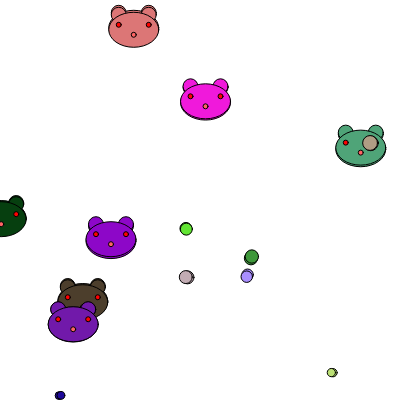
Frame 1 (no input)
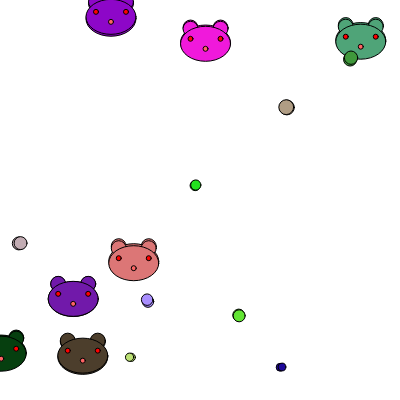
Frame 60 (no input)
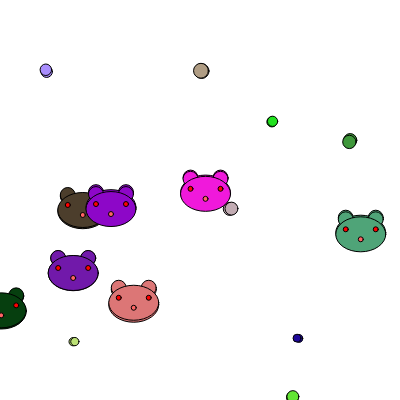
Frame 120 (the mouse pressed at the canvas centre since frame 60)

The p5.js sketch that drew these frames (run headless with seeded random() and noise() and a simulated clock; from frame 60 on, the mouse is pressed at the canvas centre):

// p5.js sketch
// ── sketch.js
let objects = [];
function setup() {
  createCanvas(400, 400);
  for (let i = 0; i < 15; i++) {
    if (random(1) > 0.5) {
      objects.push(new Bunny(random(width), random(height)));
    } else {
      objects.push(new Particle(random(width), random(height)));
    }
  }
}
function draw() {
  background(255);
  for (let obj of objects) {
      obj.update();
      obj.display();
      obj.update();
      obj.display();
    }
}

function mouseClicked() {
  // Create a new bunny or particle at the mouse position
  let newObj;
  if (random(1) > 0.5) {
    newObj = new Bunny(mouseX, mouseY);
  } else {
    newObj = new Particle(mouseX, mouseY);
  }
  objects.push(newObj);
}

class Bunny {
  constructor(x, y) {
    this.x = x;
    this.y = y;
    this.size = 50;
    this.xSpeed = random(-2, 2);
    this.ySpeed = random(-2, 2);
    this.color = color(random(255), random(255), random(255));
  }

  update() {
   // this.x += this.xSpeed;
    this.y += this.ySpeed;

    if (this.x < 0 || this.x > width) {
      this.xSpeed *= -1;
    }
    if (this.y < 0 || this.y > height) {
      this.ySpeed *= -1;
    }
  }

  display() {
    fill(this.color);

    // Bunny ears
    ellipse(this.x - this.size * 0.3, this.y - this.size * 0.3, this.size * 0.3, this.size * 0.3);
    ellipse(this.x + this.size * 0.3, this.y - this.size * 0.3, this.size * 0.3, this.size * 0.3);

    // Bunny body
    ellipse(this.x, this.y, this.size, this.size * 0.7);

    // Bunny eyes
    fill(255,0,0);
    ellipse(this.x - this.size * 0.3, this.y - this.size * 0.1, this.size * 0.1);
    ellipse(this.x + this.size * 0.3, this.y - this.size * 0.1, this.size * 0.1);

    // Bunny nose
    fill(255, 100, 100);
    ellipse(this.x, this.y + this.size * 0.1, this.size * 0.10);
  }
  changeColor() {
    this.color = color(random(255), random(255), random(255));
  }
}

class Particle {
  constructor(x, y) {
    this.x = x;
    this.y = y;
    this.size = random(5, 15);
    this.xSpeed = random(-2, 2);
    this.ySpeed = random(-2, 2);
    this.color = color(random(255), random(255), random(255));
  }

  update() {
    this.x += this.xSpeed;
    this.y += this.ySpeed;

    if (this.x < 0 || this.x > width) {
      this.xSpeed *= -1;
    }
    if (this.y < 0 || this.y > height) {
      this.ySpeed *= -1;
    }
  }

  display() {
    fill(this.color);
    ellipse(this.x, this.y, this.size);
  }
}
